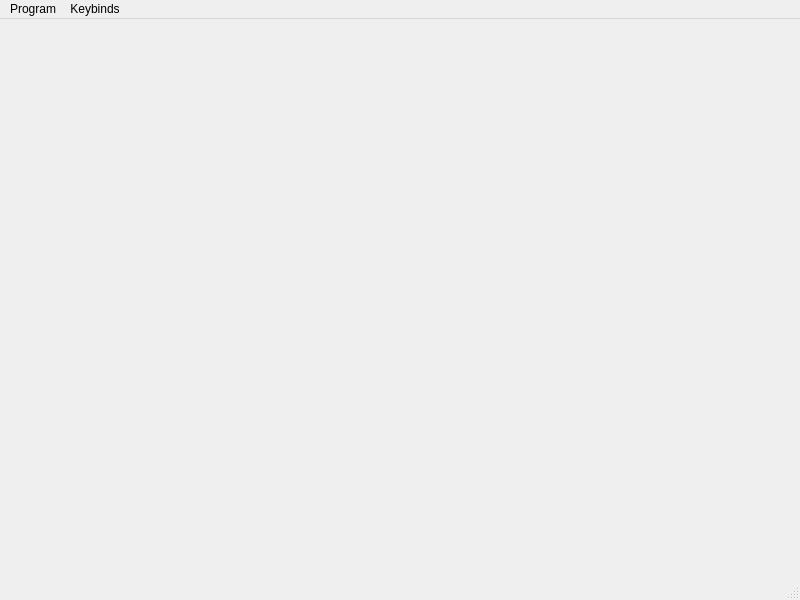
<?xml version="1.0" encoding="UTF-8"?>
<ui version="4.0">
 <class>MainWindow</class>
 <widget class="QMainWindow" name="MainWindow">
  <property name="geometry">
   <rect>
    <x>0</x>
    <y>0</y>
    <width>800</width>
    <height>600</height>
   </rect>
  </property>
  <property name="windowTitle">
   <string>MainWindow</string>
  </property>
  <widget class="QWidget" name="centralwidget"/>
  <widget class="QStatusBar" name="statusbar"/>
  <widget class="QMenuBar" name="menubar">
   <property name="geometry">
    <rect>
     <x>0</x>
     <y>0</y>
     <width>800</width>
     <height>21</height>
    </rect>
   </property>
   <widget class="QMenu" name="menuProgram">
    <property name="title">
     <string>Program</string>
    </property>
   </widget>
   <widget class="QMenu" name="menuKeybinds">
    <property name="title">
     <string>Keybinds</string>
    </property>
   </widget>
   <addaction name="menuProgram"/>
   <addaction name="menuKeybinds"/>
  </widget>
 </widget>
 <resources/>
 <connections/>
</ui>
